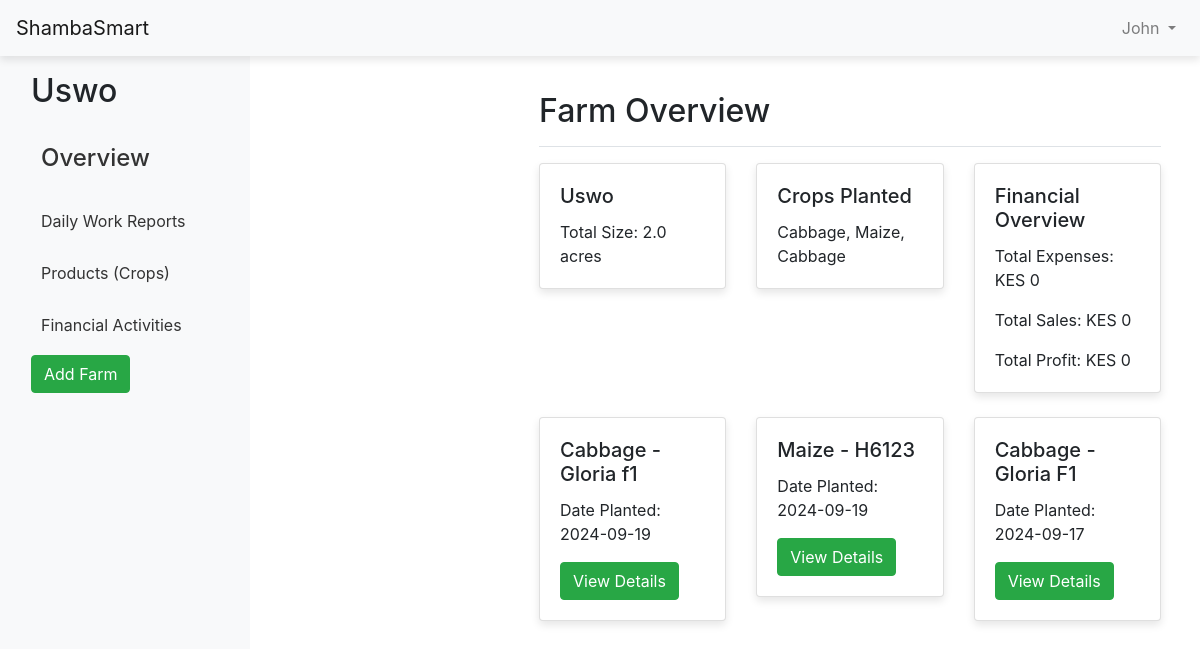
Page / (signed in) on the committed database.
### website/models.py (models this page shows, shortened)
class Farmer(db.Model, UserMixin):
    id = db.Column(db.Integer, primary_key=True)
    first_name = db.Column(db.String(50))
    last_name = db.Column(db.String(50))
    email = db.Column(db.String(150), unique=True)
    username = db.Column(db.String(80), unique=True, nullable=False)
    password = db.Column(db.String(200), nullable=False)
    farms = db.relationship('Farm', backref='farmer', lazy=True)
    crops = db.relationship('Crop', back_populates='farmer', lazy=True)

class Farm(db.Model):
    id = db.Column(db.Integer, primary_key=True)
    name = db.Column(db.String(150), nullable=False)
    country = db.Column(db.String(100), nullable=False)
    address = db.Column(db.String(200), nullable=False)
    size = db.Column(db.Float, nullable=False)
    size_unit = db.Column(db.String(50), nullable=False, default='acres')
    farmer_id = db.Column(db.Integer, db.ForeignKey('farmer.id'), nullable=False)
    crops = db.relationship('Crop', backref='farm', lazy=True)

class Crop(db.Model):
    crop_id = db.Column(db.Integer, primary_key=True)
    farm_id = db.Column(db.Integer, db.ForeignKey('farm.id'), nullable=False) # linking it to farm
    crop_name = db.Column(db.String(80), nullable=False)
    variety = db.Column(db.String(100), nullable=False)
    quantity = db.Column(db.Integer, nullable=False)
    quantity_unit = db.Column(db.String(50), nullable=False, default='grams')
    date_planted = db.Column(db.Date, default=func.now())
    quantity_harvested = db.Column(db.Float, nullable=True)  # Quantity of harvest
    stages = db.relationship('PlantStage', backref='crop', lazy=True)
    image = db.Column(db.String(200), nullable=True)  # For storing the image path
    farmer_id = db.Column(db.Integer, db.ForeignKey('farmer.id'), nullable=False)
    farmer = db.relationship('Farmer', back_populates='crops')
    expenses = db.relationship('Expense', back_populates='crop', lazy=True)
    sales = db.relationship('Sale', back_populates='crop', lazy=True)

### website/views.py (the view)
@views.route('/', methods=['GET', 'POST'])
@login_required
def home():
    farm = Farm.query.filter_by(farmer_id=current_user.id).first()
    if farm:
        crops = Crop.query.filter_by(farm_id=farm.id).all()
        total_expenses = db.session.query(db.func.sum(Expense.amount)).filter(Expense.crop_id.in_([crop.crop_id for crop in crops])).scalar() or 0
        total_sales = db.session.query(db.func.sum(Sale.total_sale)).filter(Sale.crop_id.in_([crop.crop_id for crop in crops])).scalar() or 0
        total_profit = total_sales - total_expenses
    else:
        crops = []
    crop_count = len(crops)
    return render_template("home.html", farm=farm, crops=crops, crop_count=crop_count,total_expenses=total_expenses, total_sales=total_sales, total_profit=total_profit)

### website/templates/home.html
{% extends "base.html" %}
{% block content %}
<div class="container-fluid">
    <div class="pt-3 pb-2 mb-3 border-bottom">
        <h1 class="h2">Farm Overview</h1>
    </div>
    <div class="row">
        <div class="col-md-4">
            <div class="card mb-4">
                <div class="card-body">
                    <h5 class="card-title">{{ farm.name }}</h5>
                    <p class="card-text">Total Size: {{ farm.size }} {{ farm.size_unit }}</p>
                </div>
            </div>
        </div>
        <div class="col-md-4">
            <div class="card mb-4">
                <div class="card-body">
                    <h5 class="card-title">Crops Planted</h5>
                    <p class="card-text">
                        {% for crop in crops %}
                            {{ crop.crop_name }}{% if not loop.last %}, {% endif %}
                        {% endfor %}
                    </p>
                </div>
            </div>
        </div>
        <div class="col-md-4">
            <div class="card mb-4">
                <div class="card-body">
                    <h5 class="card-title">Financial Overview</h5>
                    <p class="card-text">Total Expenses: KES {{ total_expenses }}</p>
                    <p class="card-text">Total Sales: KES {{ total_sales }}</p>
                    <p class="card-text">Total Profit: KES {{ total_profit }}</p>
                </div>
            </div>
        </div>
        {% for crop in crops %}
        <div class="col-md-4">
            <div class="card mb-4">
                <div class="card-body">
                    <h5 class="card-title">{{ crop.crop_name }} - {{ crop.variety }}</h5>
                    <p class="card-text">Date Planted: {{ crop.date_planted }}</p>
                    <a href="{{ url_for('views.crop_detail', crop_id=crop.crop_id) }}" class="btn btn-success">View Details</a>
                </div>
            </div>
        </div>
        {% endfor %}
    </div>
</div>
{% endblock %}

### website/templates/base.html (shortened to what this page needs)
<!DOCTYPE html>
<html lang="en">
<head>
    <link rel="stylesheet" href="https://stackpath.bootstrapcdn.com/bootstrap/4.5.2/css/bootstrap.min.css">
    <link rel="stylesheet" href="{{ url_for('static', filename='styles.css') }}">
</head>
<body>
    <nav class="navbar navbar-expand-lg navbar-light bg-light">
        <a class="navbar-brand" href="{{ url_for('views.home') }}">ShambaSmart</a>
        <ul class="navbar-nav ml-auto">
            <li class="nav-item dropdown">
                <a class="nav-link dropdown-toggle" href="#" id="userDropdown" role="button" data-toggle="dropdown">
                    {{ current_user.first_name }}
                </a>
            </li>
        </ul>
    </nav>
    <div class="container-fluid">
        <div class="row">
            <div class="col-auto sidebar" id="sidebar">
                <div class="d-flex flex-column p-3">
                    <h2 class="mb-4">{{ farm.name if farm else 'Welcome' }}</h2>
                    <ul class="nav flex-column">
                        <li class="nav-item mb-2">
                            <a href="{{ url_for('views.home') }}" class="nav-link"><h4>Overview</h4></a>
                        </li>
                        <li class="nav-item mb-2">
                            <a href="{{ url_for('views.daily_reports') }}" class="nav-link">Daily Work Reports</a>
                        </li>
                        <li class="nav-item mb-2">
                            <a href="{{ url_for('views.products') }}" class="nav-link">Products (Crops)</a>
                        </li>
                        <li class="nav-item mb-2">
                            <a href="{{ url_for('views.financial_activities') }}" class="nav-link">Financial Activities</a>
                        </li>
                        <li class="nav-item mb-2">
                            <a href="{{ url_for('views.add_farm') }}" class="btn btn-success">Add Farm</a>
                        </li>
                    </ul>
                </div>
            </div>
            <main role="main" class="col px-md-4">
                <div class="content">
                    {% block content %}
                    {% endblock %}
                </div>
            </main>
        </div>
    </div>
</body>
</html>

### website/static/styles.css (style rules this page uses)
.sidebar { width: 250px; background-color: #f8f9fa; min-height: 100vh; }
.sidebar .nav-link { color: #333; padding: 10px; }
main { margin-left: 250px; padding-top: 20px; }
.card { box-shadow: 0 4px 8px rgba(0, 0, 0, 0.1); }
.navbar { z-index: 999; position: sticky; top: 0; width: 100%; box-shadow: 0 4px 8px rgba(0, 0, 0, 0.1); }

### rows in the picture
Farmer: first_name "John"
Farm: name "Uswo", size "2.0", size_unit "acres"
Crop: crop_name "Cabbage", variety "Gloria f1", date_planted "2024-09-19"
Crop: crop_name "Maize", variety "H6123", date_planted "2024-09-19"
Crop: crop_name "Cabbage", variety "Gloria F1", date_planted "2024-09-17"

### other values in the picture
{{ total_expenses }} "0"
{{ total_sales }} "0"
{{ total_profit }} "0"
